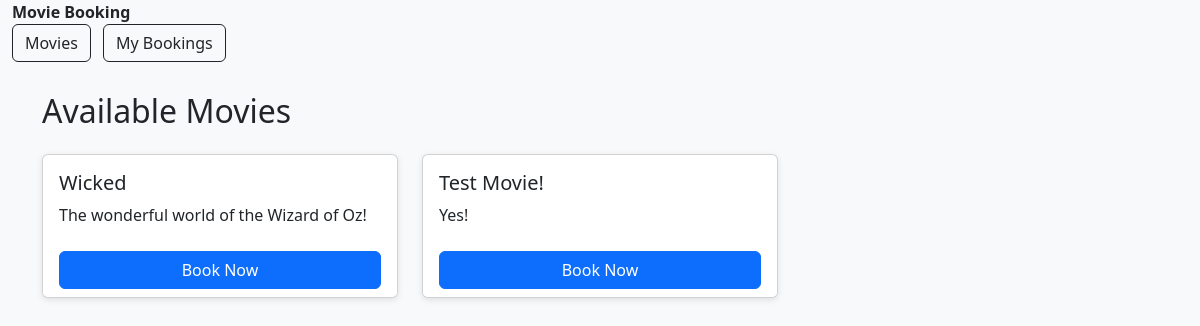
The page / on the database its author committed.
### bookings/models.py (models this page shows)
class Movie(models.Model):
    title = models.CharField(max_length=200)
    description = models.TextField(blank=True)
    release_date = models.DateField()
    duration = models.PositiveIntegerField()

### bookings/views.py (the view)
# urls.py: path('', views.movie_list, name='movie_list'),
def movie_list(request):
    movies = Movie.objects.all()
    return render(request, 'bookings/movie_list.html', {'movies': movies})

### bookings/templates/bookings/movie_list.html (shortened to what this page needs)
{% extends 'bookings/base.html' %}
{% block content %}
<h2 class="mb-4">Available Movies</h2>
<div class="row">
    {% for movie in movies %}
    <div class="col-md-4 mb-4">
        <div class="card h-100">
            <div class="card-body">
                <h5 class="card-title">{{ movie.title }}</h5>
                <p class="card-text">{{ movie.description }}</p>
            </div>
            <div class="card-footer bg-white border-0">
                <a href="{% url 'book_seat' movie.id %}" class="btn btn-primary w-100">
                    Book Now
                </a>
            </div>
        </div>
    </div>
    {% endfor %}
</div>
{% endblock %}

### bookings/templates/bookings/base.html (style rules this page uses)
body { background-color: #f8f9fa; }
.card { box-shadow: 0 2px 6px rgba(0,0,0,0.1); }

### rows shown on the page
Movie: title "Wicked", description "The wonderful world of the Wizard of Oz!"
Movie: title "Test Movie!", description "Yes!"
